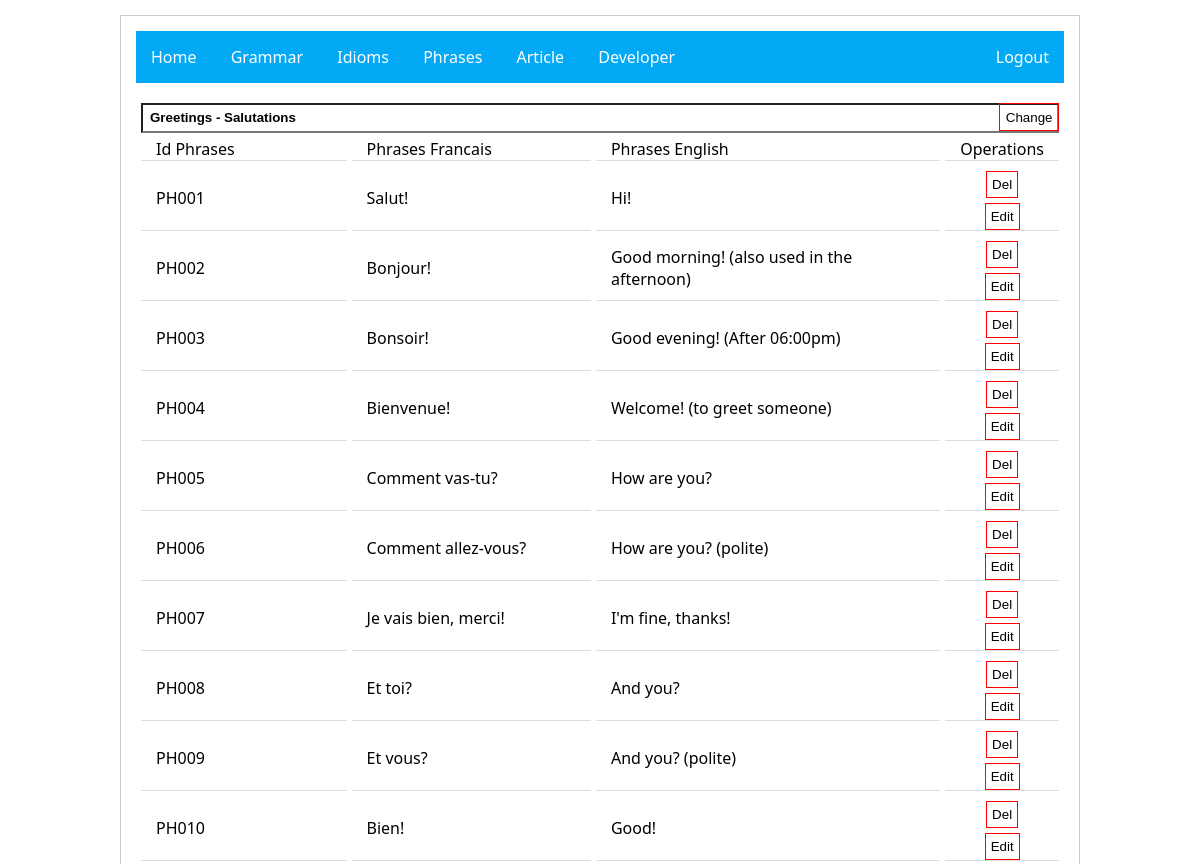
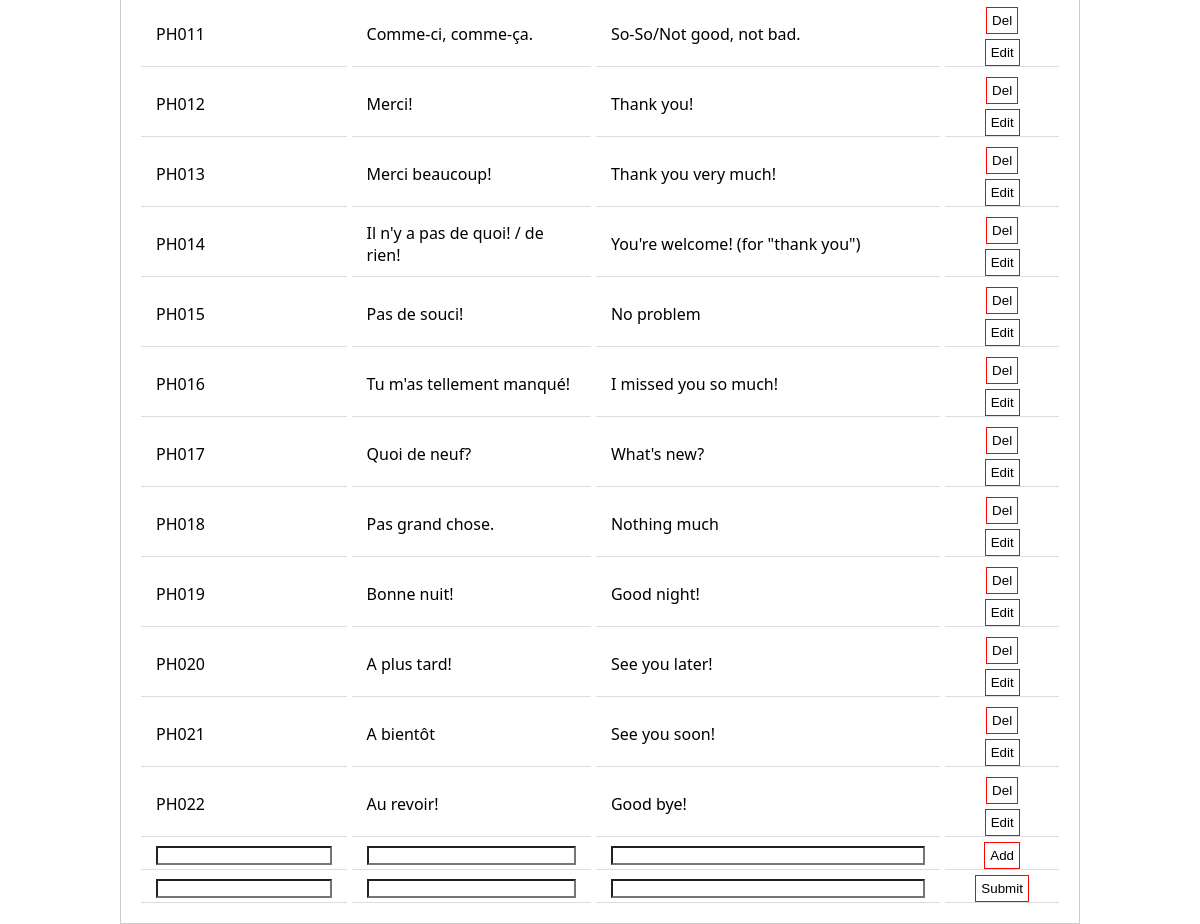
Page /admin/edit/phrasesPost.php?idLesson=LES301 (signed in) on the committed database (2 pictures, top to bottom).
### tables this page shows
CREATE TABLE IF NOT EXISTS `fr_lesson_cat` (
  `id_Lesson` varchar(50) NOT NULL,
  `lesson_title` varchar(100) NOT NULL,
  `id_cat` varchar(50) NOT NULL,
  PRIMARY KEY (`id_Lesson`),
  KEY `id_cat` (`id_cat`)
);

CREATE TABLE IF NOT EXISTS `fr_phrases` (
  `id_phrases` varchar(50) NOT NULL,
  `phrases_fr` varchar(1000) NOT NULL,
  `phrases_en` varchar(1000) NOT NULL,
  `id_Lesson` varchar(50) NOT NULL,
  PRIMARY KEY (`id_phrases`),
  KEY `id_cat` (`id_Lesson`),
  KEY `id_cat_2` (`id_Lesson`)
);

### admin/edit/phrasesPost.php (the view, shortened to what this page needs)
<?php
if(isset($_SESSION["user_name"])) {
?>
<html>
<head>
<?php include ('../header.php'); ?>
</head>
<body id="admin" class="admin">
<div id="contentCont">
 <div id="content">
 <?php include ('../menu12345.php'); ?>
 <?php
 $idLesson = $_GET['idLesson'];
 $idPhrases = $_GET['idPhrases'];
 $query = mysql_query("SELECT * FROM fr_phrases INNER JOIN fr_lesson_cat ON fr_phrases.id_Lesson = fr_lesson_cat.id_Lesson where fr_phrases.id_Lesson='$idLesson'");
 $query2 = mysql_query("SELECT * FROM fr_lesson_cat where id_Lesson='$idLesson'");
 $query3 = mysql_query("SELECT * FROM fr_phrases INNER JOIN fr_lesson_cat ON fr_phrases.id_Lesson = fr_lesson_cat.id_Lesson where fr_phrases.id_phrases='$idPhrases'");
 $row2 = mysql_fetch_assoc($query2);
 $row3 = mysql_fetch_assoc($query3);
?>
    <table align="center" cellpadding="7" cellspacing="5">
    <tr>
    	<th colspan="4" style="position: relative;">
	    	<form name="phrasesTitleChange" method="POST" action="sqls.php" style="margin: 0; display: block;">
	    		<input type="text" style="width: 100%; padding: 5px 65px 6px 7px; font-weight: bold;" value="<?php echo $row2['lesson_title']; ?>" name="phraseTitle" />
	    		<button name="phrasesTitleChange" style="position: absolute; top: 0; right: 0; padding: 5.5px;">Change</button>
	    	</form>
    	</th>
    </tr>
	    <td>Id Phrases</td>
	    <td>Phrases Francais</td>
	    <td>Phrases English</td>
	    <td>Operations</td>
<?php
 while($row=mysql_fetch_assoc($query))
 {
  ?>
        <tr>
	        <td><?php echo $row['id_phrases']; ?></td>
	        <td><?php echo $row['phrases_fr']; ?></td>
	        <td><?php echo $row['phrases_en']; ?></td>
	  		<td align="center">
	  			<form name="DelPhrasesRow" method="POST" action="sqls.php">
	  				<button name="DelPhrasesRow" onclick="return confirm('Are you sure you want to delete  this phrase : <?php echo $row['phrases_fr']; ?> ?')">Del</button>
	  			</form><button onclick="location.href='phrasesPost.php?idLesson=<?php echo $row['id_Lesson']; ?>&idPhrases=<?php echo $row['id_phrases']; ?>'">Edit</button>
	  		</td>
        </tr>
        <?php
 }
 ?>
 			<form name="AddNewPhrasesRow" method="POST" action="sqls.php">
 		<tr>
	    	<td><input type="text" name="idPhrases" /></td>
            <td><input type="text" name="phrasesFr" /></td>
	        <td><input type="text" name="phrasesEn" /><input type="hidden" value="<?php echo $idLesson; ?>" name="idLesson"></input></td>
	  		<td align="center"><button name="AddNewPhrasesRow">Add</button></td>
	    </tr>
	  		</form>
 			<form name="EditPhrasesRow" method="POST" action="sqls.php">
	    <tr>
	    	<td><input type="text" name="idPhrases" value="<?php echo $row3['id_phrases']; ?>" /></td>
            <td><input type="text" name="phrasesFr" value="<?php echo $row3['phrases_fr']; ?>" /></td>
	        <td><input type="text" name="phrasesEn" value="<?php echo $row3['phrases_en']; ?>" /><input type="hidden" value="<?php echo $idLesson; ?>" name="idLesson"></input></td>
	  		<td align="center"><button name="EditPhrasesRow">Submit</button></td>
	    </tr>
	  		</form>
    </table>
    </div>
</div>
</body>
</html>
<?php
}
else {
	header("Location: ../index.php");
	die();
}
?>

### css/style.css (style rules this page uses)
* { -webkit-tap-highlight-color: rgba(0, 0, 0, 0); }
body { font-family: 'Noto Sans', sans-serif; left: 0; overflow: hidden; }
html, body { height: 100%; }
#admin form { display: inherit; }
#admin form input { width: 100%; }
#admin button { padding: 5px; background: none; border: 1px solid #f00; }
#admin { overflow: visible; }
#admin table { width: 100%; }
#admin table td { padding: 0px 15px; }
#admin #contentCont { padding: 15px; border: 1px solid #ccc; margin: 15px auto; width: 80%; }
* { margin: 0; padding: 0; box-sizing: border-box; -webkit-appearance: none; transition: .3s all; -moz-user-select: none; -khtml-user-select: none; -webkit-user-select: none; user-select: none; }
#content td { border-bottom: 1px solid #ddd; }

### rows in the picture
fr_lesson_cat: phraseTitle "Greetings - Salutations"
fr_phrases: id_phrases "PH001", phrases_fr "Salut!", phrases_en "Hi!"
fr_phrases: id_phrases "PH002", phrases_fr "Bonjour!", phrases_en "Good morning! (also used in the afternoon)"
fr_phrases: id_phrases "PH003", phrases_fr "Bonsoir!", phrases_en "Good evening! (After 06:00pm)"
fr_phrases: id_phrases "PH004", phrases_fr "Bienvenue!", phrases_en "Welcome! (to greet someone)"
fr_phrases: id_phrases "PH005", phrases_fr "Comment vas-tu?", phrases_en "How are you?"
fr_phrases: id_phrases "PH006", phrases_fr "Comment allez-vous?", phrases_en "How are you? (polite)"
fr_phrases: id_phrases "PH007", phrases_fr "Je vais bien, merci!", phrases_en "I'm fine, thanks!"
fr_phrases: id_phrases "PH008", phrases_fr "Et toi?", phrases_en "And you?"
fr_phrases: id_phrases "PH009", phrases_fr "Et vous?", phrases_en "And you? (polite)"
fr_phrases: id_phrases "PH010", phrases_fr "Bien!", phrases_en "Good!"
fr_phrases: id_phrases "PH011", phrases_fr "Comme-ci, comme-ça.", phrases_en "So-So/Not good, not bad."
fr_phrases: id_phrases "PH012", phrases_fr "Merci!", phrases_en "Thank you!"
fr_phrases: id_phrases "PH013", phrases_fr "Merci beaucoup!", phrases_en "Thank you very much!"
fr_phrases: id_phrases "PH014", phrases_fr "Il n'y a pas de quoi! / de rien!", phrases_en "You're welcome! (for \"thank you\")"
fr_phrases: id_phrases "PH015", phrases_fr "Pas de souci!", phrases_en "No problem"
fr_phrases: id_phrases "PH016", phrases_fr "Tu m'as tellement manqué!", phrases_en "I missed you so much!"
fr_phrases: id_phrases "PH017", phrases_fr "Quoi de neuf?", phrases_en "What's new?"
fr_phrases: id_phrases "PH018", phrases_fr "Pas grand chose.", phrases_en "Nothing much"
fr_phrases: id_phrases "PH019", phrases_fr "Bonne nuit!", phrases_en "Good night!"
fr_phrases: id_phrases "PH020", phrases_fr "A plus tard!", phrases_en "See you later!"
fr_phrases: id_phrases "PH021", phrases_fr "A bientôt", phrases_en "See you soon!"
fr_phrases: id_phrases "PH022", phrases_fr "Au revoir!", phrases_en "Good bye!"
